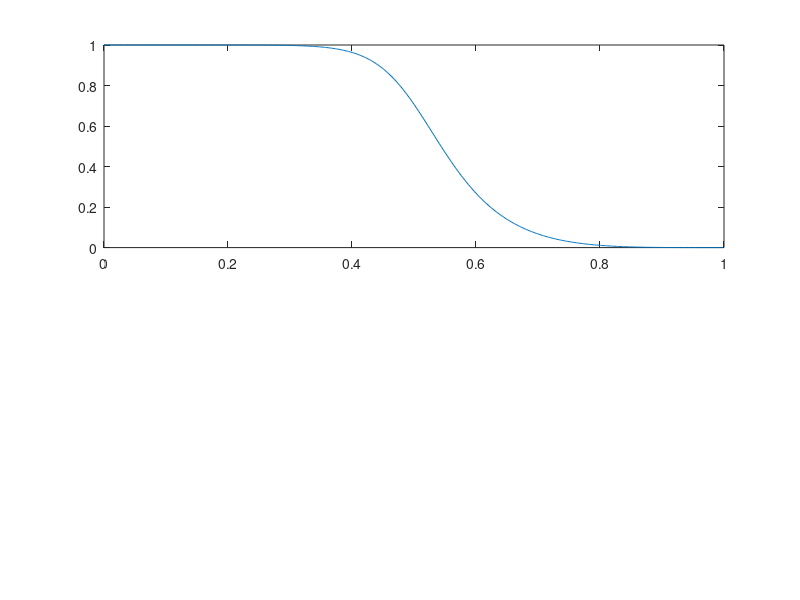

Here is the MATLAB script that generated this plot: (Note: this script raises an error after producing the figure.)
% clear, clc
% %close all;
% 
% [num, den] = butter(5,0.02,'low');
% 
% h = ones(1,100) / 100;
% [H1, w] = RespFreq(h,1000);
% figure();
% subplot(2,1,1);
% hold on;
% plot(w/pi,abs(H1));
% 
% [H, w] = freqz(num,den);
% 
% plot(w/pi,abs(H));
% 
% resp_imp = impz(num,den);
% subplot(2,1,2);
% plot(resp_imp);

%% Diferenciador de canais

close all;

[num_ch1, den_ch1] = butter(4,0.5,"low");
[num_ch2, den_ch2] = butter(4,0.5,"high");

figure()
subplot(2,1,1);
[H,w] = freqz(num_ch1,den_ch1);
plot(w/pi,abs(H));
xline([240/12e3 3840/12e3]);
xline([8160/12e3 11760/12e3]);
subplot(2,1,2);
[H,w] = freqz(num_ch2,den_ch2);
plot(w/pi,abs(H));
xline([240/12e3 3840/12e3]);
xline([8160/12e3 11760/12e3]);